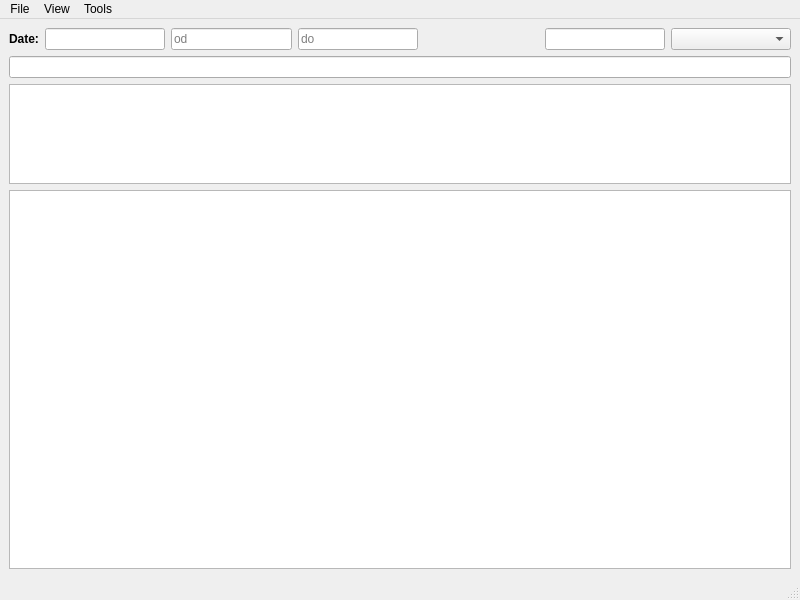
<?xml version="1.0" encoding="UTF-8"?>
<ui version="4.0">
 <class>MainWindow</class>
 <widget class="QMainWindow" name="MainWindow">
  <property name="geometry">
   <rect>
    <x>0</x>
    <y>0</y>
    <width>800</width>
    <height>600</height>
   </rect>
  </property>
  <property name="windowTitle">
   <string>Timesheet</string>
  </property>
  <widget class="QWidget" name="centralwidget">
   <layout class="QVBoxLayout" name="verticalLayout_2">
    <item>
     <layout class="QVBoxLayout" name="verticalLayout">
      <item>
       <layout class="QHBoxLayout" name="horizontalLayout_Data">
        <item>
         <widget class="QLabel" name="label">
          <property name="text">
           <string>&lt;b&gt;Date:&lt;/b&gt;</string>
          </property>
         </widget>
        </item>
        <item>
         <widget class="QLineEdit" name="dateLineEdit">
          <property name="sizePolicy">
           <sizepolicy hsizetype="Expanding" vsizetype="Fixed">
            <horstretch>0</horstretch>
            <verstretch>0</verstretch>
           </sizepolicy>
          </property>
         </widget>
        </item>
        <item>
         <widget class="QLineEdit" name="fromLineEdit">
          <property name="placeholderText">
           <string>od</string>
          </property>
         </widget>
        </item>
        <item>
         <widget class="QLineEdit" name="toLineEdit">
          <property name="sizePolicy">
           <sizepolicy hsizetype="Expanding" vsizetype="Fixed">
            <horstretch>0</horstretch>
            <verstretch>0</verstretch>
           </sizepolicy>
          </property>
          <property name="placeholderText">
           <string>do</string>
          </property>
         </widget>
        </item>
        <item>
         <spacer name="horizontalSpacer">
          <property name="orientation">
           <enum>Qt::Horizontal</enum>
          </property>
          <property name="sizeHint" stdset="0">
           <size>
            <width>40</width>
            <height>20</height>
           </size>
          </property>
         </spacer>
        </item>
        <item>
         <widget class="QLineEdit" name="filterLineEdit"/>
        </item>
        <item>
         <widget class="QComboBox" name="comboBox">
          <property name="minimumSize">
           <size>
            <width>120</width>
            <height>0</height>
           </size>
          </property>
         </widget>
        </item>
       </layout>
      </item>
      <item>
       <layout class="QHBoxLayout" name="horizontalLayout_3">
        <item>
         <widget class="QLineEdit" name="titleLineEdit"/>
        </item>
       </layout>
      </item>
      <item>
       <widget class="QTextEdit" name="descriptionTextEdit">
        <property name="maximumSize">
         <size>
          <width>16777215</width>
          <height>100</height>
         </size>
        </property>
        <property name="tabChangesFocus">
         <bool>true</bool>
        </property>
       </widget>
      </item>
      <item>
       <widget class="EntryListView" name="listView">
        <property name="autoFillBackground">
         <bool>true</bool>
        </property>
        <property name="alternatingRowColors">
         <bool>true</bool>
        </property>
       </widget>
      </item>
     </layout>
    </item>
   </layout>
  </widget>
  <widget class="QStatusBar" name="statusbar"/>
  <widget class="QMenuBar" name="menubar">
   <property name="geometry">
    <rect>
     <x>0</x>
     <y>0</y>
     <width>800</width>
     <height>23</height>
    </rect>
   </property>
   <widget class="QMenu" name="menuFile">
    <property name="title">
     <string>File</string>
    </property>
    <addaction name="actionExit"/>
   </widget>
   <widget class="QMenu" name="menuView">
    <property name="title">
     <string>View</string>
    </property>
    <addaction name="actionSmall_items"/>
    <addaction name="actionHighlight_today_entries"/>
    <addaction name="separator"/>
    <addaction name="actionSelect_different_month"/>
    <addaction name="actionGo_back_to_current_month"/>
    <addaction name="actionNext_month"/>
    <addaction name="actionPrevious_month"/>
   </widget>
   <widget class="QMenu" name="menuTools">
    <property name="title">
     <string>Tools</string>
    </property>
    <addaction name="actionCreate_desktop_file"/>
   </widget>
   <addaction name="menuFile"/>
   <addaction name="menuView"/>
   <addaction name="menuTools"/>
  </widget>
  <action name="actionSmall_items">
   <property name="checkable">
    <bool>true</bool>
   </property>
   <property name="text">
    <string>Small items</string>
   </property>
  </action>
  <action name="actionHighlight_today_entries">
   <property name="checkable">
    <bool>true</bool>
   </property>
   <property name="checked">
    <bool>true</bool>
   </property>
   <property name="text">
    <string>Highlight today entries</string>
   </property>
  </action>
  <action name="actionSelect_different_month">
   <property name="text">
    <string>Select different month</string>
   </property>
  </action>
  <action name="actionExit">
   <property name="icon">
    <iconset>
     <normaloff/>
    </iconset>
   </property>
   <property name="text">
    <string>Exit</string>
   </property>
  </action>
  <action name="actionGo_back_to_current_month">
   <property name="text">
    <string>Go back to current month</string>
   </property>
  </action>
  <action name="actionNext_month">
   <property name="text">
    <string>Next month</string>
   </property>
   <property name="shortcut">
    <string>Ctrl+Right</string>
   </property>
  </action>
  <action name="actionPrevious_month">
   <property name="text">
    <string>Previous month</string>
   </property>
   <property name="shortcut">
    <string>Ctrl+Left</string>
   </property>
  </action>
  <action name="actionCreate_desktop_file">
   <property name="text">
    <string>Create .desktop file</string>
   </property>
  </action>
 </widget>
 <customwidgets>
  <customwidget>
   <class>EntryListView</class>
   <extends>QListView</extends>
   <header>GUI/entry/view/entrylistview.h</header>
  </customwidget>
 </customwidgets>
 <resources/>
 <connections/>
</ui>
